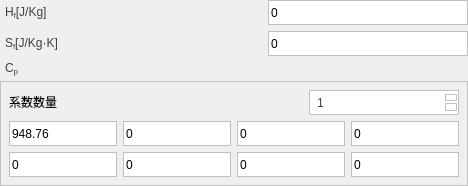
            <widget class="QWidget" name="widget_17" native="true">
             <layout class="QGridLayout" name="gridLayout_23">
              <property name="leftMargin">
               <number>0</number>
              </property>
              <property name="topMargin">
               <number>0</number>
              </property>
              <property name="rightMargin">
               <number>0</number>
              </property>
              <property name="bottomMargin">
               <number>0</number>
              </property>
              <property name="horizontalSpacing">
               <number>0</number>
              </property>
              <property name="verticalSpacing">
               <number>6</number>
              </property>
              <item row="0" column="0">
               <layout class="QVBoxLayout" name="verticalLayout_13">
                <item>
                 <layout class="QVBoxLayout" name="verticalLayout_7">
                  <property name="spacing">
                   <number>6</number>
                  </property>
                  <item>
                   <layout class="QHBoxLayout" name="horizontalLayout_18">
                    <property name="spacing">
                     <number>0</number>
                    </property>
                    <item>
                     <widget class="QLabel" name="label_20">
                      <property name="minimumSize">
                       <size>
                        <width>120</width>
                        <height>25</height>
                       </size>
                      </property>
                      <property name="maximumSize">
                       <size>
                        <width>120</width>
                        <height>25</height>
                       </size>
                      </property>
                      <property name="styleSheet">
                       <string notr="true">QLabel {
    font-family: 'Arial'; /* 字体 */
    font-size: 9pt;       /* 字体大小 */
    color: rgb(66, 66, 66);  
    padding: 2px; 
}</string>
                      </property>
                      <property name="text">
                       <string>&lt;html&gt;&lt;head/&gt;&lt;body&gt;&lt;p&gt;H&lt;span style=&quot; vertical-align:sub;&quot;&gt;f&lt;/span&gt;[J/Kg]&lt;/p&gt;&lt;/body&gt;&lt;/html&gt;</string>
                      </property>
                     </widget>
                    </item>
                    <item>
                     <spacer name="horizontalSpacer_20">
                      <property name="orientation">
                       <enum>Qt::Horizontal</enum>
                      </property>
                      <property name="sizeHint" stdset="0">
                       <size>
                        <width>40</width>
                        <height>20</height>
                       </size>
                      </property>
                     </spacer>
                    </item>
                    <item>
                     <widget class="QLineEdit" name="lineEdit_28">
                      <property name="minimumSize">
                       <size>
                        <width>200</width>
                        <height>25</height>
                       </size>
                      </property>
                      <property name="maximumSize">
                       <size>
                        <width>200</width>
                        <height>25</height>
                       </size>
                      </property>
                      <property name="styleSheet">
                       <string notr="true">QLineEdit {
    border: 1px solid rgb(192, 192, 192); /* 默认边框颜色 */
}
QLineEdit:focus {
    border: 1px solid rgb(50, 170, 233); /* 焦点时的边框颜色 */
    outline: none;                       /* 移除默认虚线框 */
}</string>
                      </property>
                      <property name="text">
                       <string>0</string>
                      </property>
                     </widget>
                    </item>
                   </layout>
                  </item>
                  <item>
                   <layout class="QHBoxLayout" name="horizontalLayout_19">
                    <property name="spacing">
                     <number>0</number>
                    </property>
                    <item>
                     <widget class="QLabel" name="label_21">
                      <property name="minimumSize">
                       <size>
                        <width>120</width>
                        <height>25</height>
                       </size>
                      </property>
                      <property name="maximumSize">
                       <size>
                        <width>120</width>
                        <height>25</height>
                       </size>
                      </property>
                      <property name="styleSheet">
                       <string notr="true">QLabel {
    font-family: 'Arial'; /* 字体 */
    font-size: 9pt;       /* 字体大小 */
    color: rgb(66, 66, 66);  
    padding: 2px; 
}</string>
                      </property>
                      <property name="text">
                       <string>&lt;html&gt;&lt;head/&gt;&lt;body&gt;&lt;p&gt;S&lt;span style=&quot; vertical-align:sub;&quot;&gt;f&lt;/span&gt;[J/Kg·K]&lt;/p&gt;&lt;/body&gt;&lt;/html&gt;</string>
                      </property>
                     </widget>
                    </item>
                    <item>
                     <spacer name="horizontalSpacer_21">
                      <property name="orientation">
                       <enum>Qt::Horizontal</enum>
                      </property>
                      <property name="sizeHint" stdset="0">
                       <size>
                        <width>40</width>
                        <height>20</height>
                       </size>
                      </property>
                     </spacer>
                    </item>
                    <item>
                     <widget class="QLineEdit" name="lineEdit_29">
                      <property name="minimumSize">
                       <size>
                        <width>200</width>
                        <height>25</height>
                       </size>
                      </property>
                      <property name="maximumSize">
                       <size>
                        <width>200</width>
                        <height>25</height>
                       </size>
                      </property>
                      <property name="styleSheet">
                       <string notr="true">QLineEdit {
    border: 1px solid rgb(192, 192, 192); /* 默认边框颜色 */
}
QLineEdit:focus {
    border: 1px solid rgb(50, 170, 233); /* 焦点时的边框颜色 */
    outline: none;                       /* 移除默认虚线框 */
}</string>
                      </property>
                      <property name="text">
                       <string>0</string>
                      </property>
                     </widget>
                    </item>
                   </layout>
                  </item>
                 </layout>
                </item>
                <item>
                 <layout class="QHBoxLayout" name="horizontalLayout_29">
                  <item>
                   <widget class="QLabel" name="label_31">
                    <property name="minimumSize">
                     <size>
                      <width>100</width>
                      <height>25</height>
                     </size>
                    </property>
                    <property name="maximumSize">
                     <size>
                      <width>100</width>
                      <height>25</height>
                     </size>
                    </property>
                    <property name="styleSheet">
                     <string notr="true">QLabel {
    font-family: 'Arial'; /* 字体 */
    font-size: 9pt;       /* 字体大小 */
    color: rgb(66, 66, 66);  
    padding: 2px; 
}</string>
                    </property>
                    <property name="text">
                     <string>&lt;html&gt;&lt;head/&gt;&lt;body&gt;&lt;p&gt;&lt;span style=&quot; font-size:9pt;&quot;&gt;C&lt;/span&gt;&lt;span style=&quot; font-size:9pt; vertical-align:sub;&quot;&gt;p&lt;/span&gt;&lt;/p&gt;&lt;/body&gt;&lt;/html&gt;</string>
                    </property>
                   </widget>
                  </item>
                  <item>
                   <spacer name="horizontalSpacer_31">
                    <property name="orientation">
                     <enum>Qt::Horizontal</enum>
                    </property>
                    <property name="sizeHint" stdset="0">
                     <size>
                      <width>40</width>
                      <height>20</height>
                     </size>
                    </property>
                   </spacer>
                  </item>
                 </layout>
                </item>
                <item>
                 <widget class="QWidget" name="widget_18" native="true">
                  <property name="styleSheet">
                   <string notr="true">QWidget {
    border: 1px solid rgb(192, 192, 192); /* 默认边框颜色 */
}</string>
                  </property>
                  <layout class="QGridLayout" name="gridLayout_7">
                   <item row="0" column="0">
                    <layout class="QVBoxLayout" name="verticalLayout_12">
                     <item>
                      <layout class="QHBoxLayout" name="horizontalLayout_20">
                       <property name="spacing">
                        <number>0</number>
                       </property>
                       <item>
                        <widget class="QLabel" name="label_32">
                         <property name="minimumSize">
                          <size>
                           <width>120</width>
                           <height>25</height>
                          </size>
                         </property>
                         <property name="maximumSize">
                          <size>
                           <width>120</width>
                           <height>25</height>
                          </size>
                         </property>
                         <property name="styleSheet">
                          <string notr="true">QLabel {
    border: none; /* 去掉边框 */
    background: transparent; /* 设置背景透明（可选） */
}</string>
                         </property>
                         <property name="text">
                          <string>&lt;html&gt;&lt;head/&gt;&lt;body&gt;&lt;p&gt;系数数量&lt;/p&gt;&lt;/body&gt;&lt;/html&gt;</string>
                         </property>
                        </widget>
                       </item>
                       <item>
                        <spacer name="horizontalSpacer_32">
                         <property name="orientation">
                          <enum>Qt::Horizontal</enum>
                         </property>
                         <property name="sizeHint" stdset="0">
                          <size>
                           <width>40</width>
                           <height>20</height>
                          </size>
                         </property>
                        </spacer>
                       </item>
                       <item>
                        <widget class="QSpinBox" name="spinBox">
                         <property name="minimumSize">
                          <size>
                           <width>150</width>
                           <height>25</height>
                          </size>
                         </property>
                         <property name="maximumSize">
                          <size>
                           <width>150</width>
                           <height>25</height>
                          </size>
                         </property>
                         <property name="styleSheet">
                          <string notr="true">/* QSpinBox整体样式 */
QSpinBox {
    border: 1px solid rgb(192, 192, 192); /* 边框颜色 */
    border-radius: 1px;                  /* 圆角 */
    padding: 2px 5px;                    /* 内边距 */
    color: rgb(64, 64, 64);              /* 字体颜色 */
}

/* 鼠标悬停时的样式 */
QSpinBox:hover {
    border: 1px solid rgb(160,160,160); /* 边框变暗 */
}

/* 禁用状态的样式 */
QSpinBox:disabled {
    background: rgb(224, 224, 224);      /* 灰色背景 */
    color: rgb(128, 128, 128);           /* 字体颜色变灰 */
    border: 2px solid rgb(192, 192, 192); /* 边框颜色保持一致 */
}

/* 上下按钮的样式 */
QSpinBox::up-button, QSpinBox::down-button {
    background: rgb(255, 255, 255);      /* 按钮背景颜色 */
    border: 1px solid rgb(192, 192, 192); /* 边框颜色 */
    margin: 0.5px;                         /* 按钮与边框的间距 */
    border-radius: 1px;                  /* 按钮圆角 */
}

/* 鼠标悬停时按钮的样式 */
QSpinBox::up-button:hover, QSpinBox::down-button:hover {
    background: rgb(242,242,242);      /* 按钮背景变暗 */
}

/* 按下按钮时的样式 */
QSpinBox::up-button:pressed, QSpinBox::down-button:pressed {
    background: rgb(160, 160, 160);      /* 按钮背景更暗 */
}

/* 上按钮的箭头样式 */
QSpinBox::up-arrow {
    image: url(../res/up-arrow.png); /* 替换为你的上箭头图标路径 */
}

/* 下按钮的箭头样式 */
QSpinBox::down-arrow {
    image: url(:/res/down-arrow.png); /* 替换为你的下箭头图标路径 */

}

/* 禁用状态下的按钮样式 */
QSpinBox::up-button:disabled, QSpinBox::down-button:disabled {
    background: rgb(224, 224, 224);      /* 按钮背景变灰 */
}

QSpinBox QLineEdit::selection {
    background: rgb(192, 192, 192); /* 设置选中背景色为灰色 */
    color: rgb(255, 255, 255);     /* 设置选中文字颜色为白色 */
}</string>
                         </property>
                         <property name="minimum">
                          <number>1</number>
                         </property>
                         <property name="maximum">
                          <number>8</number>
                         </property>
                        </widget>
                       </item>
                      </layout>
                     </item>
                     <item>
                      <layout class="QGridLayout" name="gridLayout_6">
                       <item row="0" column="0">
                        <widget class="QLineEdit" name="lineEdit_39">
                         <property name="minimumSize">
                          <size>
                           <width>0</width>
                           <height>25</height>
                          </size>
                         </property>
                         <property name="maximumSize">
                          <size>
                           <width>16777215</width>
                           <height>25</height>
                          </size>
                         </property>
                         <property name="styleSheet">
                          <string notr="true">QLineEdit {
    border: 1px solid rgb(192, 192, 192); /* 默认边框颜色 */
    background: white;                   /* 默认背景颜色 */
    color: black;                        /* 默认文字颜色 */
}

QLineEdit:focus {
    border: 1px solid rgb(50, 170, 233); /* 焦点时的边框颜色 */
    outline: none;                       /* 移除默认虚线框 */
}

QLineEdit:disabled {
    background: rgb(240, 240, 240);      /* 不可用时的背景颜色 */
    color: rgb(128, 128, 128);           /* 不可用时的文字颜色 */
}</string>
                         </property>
                         <property name="text">
                          <string>948.76</string>
                         </property>
                        </widget>
                       </item>
                       <item row="0" column="1">
                        <widget class="QLineEdit" name="lineEdit_40">
                         <property name="minimumSize">
                          <size>
                           <width>0</width>
                           <height>25</height>
                          </size>
                         </property>
                         <property name="maximumSize">
                          <size>
                           <width>16777215</width>
                           <height>25</height>
                          </size>
                         </property>
                         <property name="styleSheet">
                          <string notr="true">QLineEdit {
    border: 1px solid rgb(192, 192, 192); /* 默认边框颜色 */
    background: white;                   /* 默认背景颜色 */
    color: black;                        /* 默认文字颜色 */
}

QLineEdit:focus {
    border: 1px solid rgb(50, 170, 233); /* 焦点时的边框颜色 */
    outline: none;                       /* 移除默认虚线框 */
}

QLineEdit:disabled {
    background: rgb(240, 240, 240);      /* 不可用时的背景颜色 */
    color: rgb(128, 128, 128);           /* 不可用时的文字颜色 */
}</string>
                         </property>
                         <property name="text">
                          <string>0</string>
                         </property>
                        </widget>
                       </item>
                       <item row="0" column="2">
                        <widget class="QLineEdit" name="lineEdit_41">
                         <property name="minimumSize">
                          <size>
                           <width>0</width>
                           <height>25</height>
                          </size>
                         </property>
                         <property name="maximumSize">
                          <size>
                           <width>16777215</width>
                           <height>25</height>
                          </size>
                         </property>
                         <property name="styleSheet">
                          <string notr="true">QLineEdit {
    border: 1px solid rgb(192, 192, 192); /* 默认边框颜色 */
    background: white;                   /* 默认背景颜色 */
    color: black;                        /* 默认文字颜色 */
}

QLineEdit:focus {
    border: 1px solid rgb(50, 170, 233); /* 焦点时的边框颜色 */
    outline: none;                       /* 移除默认虚线框 */
}

QLineEdit:disabled {
    background: rgb(240, 240, 240);      /* 不可用时的背景颜色 */
    color: rgb(128, 128, 128);           /* 不可用时的文字颜色 */
}</string>
                         </property>
                         <property name="text">
                          <string>0</string>
                         </property>
                        </widget>
                       </item>
                       <item row="0" column="3">
                        <widget class="QLineEdit" name="lineEdit_42">
                         <property name="minimumSize">
                          <size>
                           <width>0</width>
                           <height>25</height>
                          </size>
                         </property>
                         <property name="maximumSize">
                          <size>
                           <width>16777215</width>
                           <height>25</height>
                          </size>
                         </property>
                         <property name="styleSheet">
                          <string notr="true">QLineEdit {
    border: 1px solid rgb(192, 192, 192); /* 默认边框颜色 */
    background: white;                   /* 默认背景颜色 */
    color: black;                        /* 默认文字颜色 */
}

QLineEdit:focus {
    border: 1px solid rgb(50, 170, 233); /* 焦点时的边框颜色 */
    outline: none;                       /* 移除默认虚线框 */
}

QLineEdit:disabled {
    background: rgb(240, 240, 240);      /* 不可用时的背景颜色 */
    color: rgb(128, 128, 128);           /* 不可用时的文字颜色 */
}</string>
                         </property>
                         <property name="text">
                          <string>0</string>
                         </property>
                        </widget>
                       </item>
                       <item row="1" column="0">
                        <widget class="QLineEdit" name="lineEdit_44">
                         <property name="minimumSize">
                          <size>
                           <width>0</width>
                           <height>25</height>
                          </size>
                         </property>
                         <property name="maximumSize">
                          <size>
                           <width>16777215</width>
                           <height>25</height>
                          </size>
                         </property>
                         <property name="styleSheet">
                          <string notr="true">QLineEdit {
    border: 1px solid rgb(192, 192, 192); /* 默认边框颜色 */
    background: white;                   /* 默认背景颜色 */
    color: black;                        /* 默认文字颜色 */
}

QLineEdit:focus {
    border: 1px solid rgb(50, 170, 233); /* 焦点时的边框颜色 */
    outline: none;                       /* 移除默认虚线框 */
}

QLineEdit:disabled {
    background: rgb(240, 240, 240);      /* 不可用时的背景颜色 */
    color: rgb(128, 128, 128);           /* 不可用时的文字颜色 */
}</string>
                         </property>
                         <property name="text">
                          <string>0</string>
                         </property>
                        </widget>
                       </item>
                       <item row="1" column="1">
                        <widget class="QLineEdit" name="lineEdit_46">
                         <property name="minimumSize">
                          <size>
                           <width>0</width>
                           <height>25</height>
                          </size>
                         </property>
                         <property name="maximumSize">
                          <size>
                           <width>16777215</width>
                           <height>25</height>
                          </size>
                         </property>
                         <property name="styleSheet">
                          <string notr="true">QLineEdit {
    border: 1px solid rgb(192, 192, 192); /* 默认边框颜色 */
    background: white;                   /* 默认背景颜色 */
    color: black;                        /* 默认文字颜色 */
}

QLineEdit:focus {
    border: 1px solid rgb(50, 170, 233); /* 焦点时的边框颜色 */
    outline: none;                       /* 移除默认虚线框 */
}

QLineEdit:disabled {
    background: rgb(240, 240, 240);      /* 不可用时的背景颜色 */
    color: rgb(128, 128, 128);           /* 不可用时的文字颜色 */
}</string>
                         </property>
                         <property name="text">
                          <string>0</string>
                         </property>
                        </widget>
                       </item>
                       <item row="1" column="2">
                        <widget class="QLineEdit" name="lineEdit_45">
                         <property name="minimumSize">
                          <size>
                           <width>0</width>
                           <height>25</height>
                          </size>
                         </property>
                         <property name="maximumSize">
                          <size>
                           <width>16777215</width>
                           <height>25</height>
                          </size>
                         </property>
                         <property name="styleSheet">
                          <string notr="true">QLineEdit {
    border: 1px solid rgb(192, 192, 192); /* 默认边框颜色 */
    background: white;                   /* 默认背景颜色 */
    color: black;                        /* 默认文字颜色 */
}

QLineEdit:focus {
    border: 1px solid rgb(50, 170, 233); /* 焦点时的边框颜色 */
    outline: none;                       /* 移除默认虚线框 */
}

QLineEdit:disabled {
    background: rgb(240, 240, 240);      /* 不可用时的背景颜色 */
    color: rgb(128, 128, 128);           /* 不可用时的文字颜色 */
}</string>
                         </property>
                         <property name="text">
                          <string>0</string>
                         </property>
                        </widget>
                       </item>
                       <item row="1" column="3">
                        <widget class="QLineEdit" name="lineEdit_43">
                         <property name="minimumSize">
                          <size>
                           <width>0</width>
                           <height>25</height>
                          </size>
                         </property>
                         <property name="maximumSize">
                          <size>
                           <width>16777215</width>
                           <height>25</height>
                          </size>
                         </property>
                         <property name="styleSheet">
                          <string notr="true">QLineEdit {
    border: 1px solid rgb(192, 192, 192); /* 默认边框颜色 */
    background: white;                   /* 默认背景颜色 */
    color: black;                        /* 默认文字颜色 */
}

QLineEdit:focus {
    border: 1px solid rgb(50, 170, 233); /* 焦点时的边框颜色 */
    outline: none;                       /* 移除默认虚线框 */
}

QLineEdit:disabled {
    background: rgb(240, 240, 240);      /* 不可用时的背景颜色 */
    color: rgb(128, 128, 128);           /* 不可用时的文字颜色 */
}</string>
                         </property>
                         <property name="text">
                          <string>0</string>
                         </property>
                        </widget>
                       </item>
                      </layout>
                     </item>
                    </layout>
                   </item>
                  </layout>
                 </widget>
                </item>
               </layout>
              </item>
             </layout>
            </widget>
